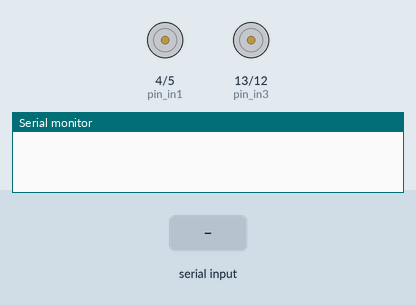
Simulated run of this sketch. Board: Arduino Uno, built with avr-gcc and run on an emulated ATmega328P. On the bench: motor-driver pin pairs drawn as motors (green arrow = first pin HIGH = forward, orange = second pin HIGH = backward, longer = more drive, scaled by the enable pin), the last lines printed to the serial monitor. The inputs (shaded band) are chosen by the test bench.

Above: at 1.2 s.
1.3 s: "30,150\n" received over Serial
2.8 s: "1\n" received over Serial
At 3.7 s:
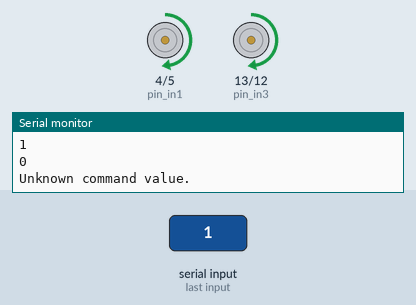
4.3 s: "2\n" received over Serial
At 4.9 s:
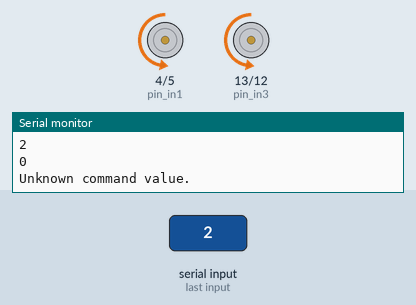
5.8 s: "3\n" received over Serial
At 7.0 s:
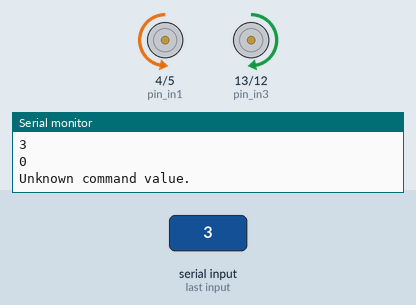
7.3 s: "4\n" received over Serial
At 8.4 s:
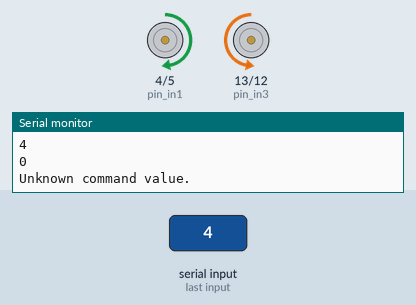
8.8 s: "200\n" received over Serial
At 9.6 s:
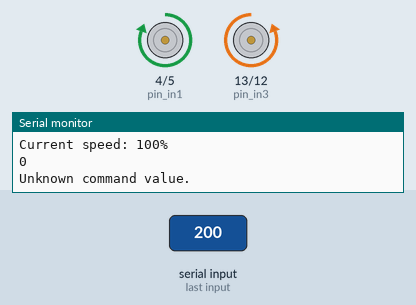
Timing chart, 0 to 11.3 s (numbered marks = the images above; inputs shaded):
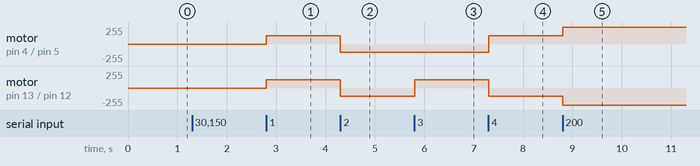

The sketch:

car_ex2.ino
```cpp
int ir_pin = A0;
int pin_in1 = 4;
int pin_in2 = 5;
int pin_in3 = 13;
int pin_in4 = 12;

int pin_ena = 3;
int pin_enb = 11;

int signal = 0;
float speed = 0;

void stop(){
  digitalWrite(pin_in1, LOW);
  digitalWrite(pin_in2, LOW);
  digitalWrite(pin_in3, LOW);
  digitalWrite(pin_in4, LOW);
}

void forward(){
  digitalWrite(pin_in1, HIGH);
  digitalWrite(pin_in2, LOW);
  digitalWrite(pin_in3, HIGH);
  digitalWrite(pin_in4, LOW);
}

void backward(){
  digitalWrite(pin_in1, LOW);
  digitalWrite(pin_in2, HIGH);
  digitalWrite(pin_in3, LOW);
  digitalWrite(pin_in4, HIGH);
}

void turnleft(){
  digitalWrite(pin_in1, LOW);
  digitalWrite(pin_in2, HIGH);
  digitalWrite(pin_in3, HIGH);
  digitalWrite(pin_in4, LOW);
}

void turnright(){
  digitalWrite(pin_in1, HIGH);
  digitalWrite(pin_in2, LOW);
  digitalWrite(pin_in3, LOW);
  digitalWrite(pin_in4, HIGH);
}

void speedup(float val){
  if(val + 25.5 <= 255){
    val += 25.5;
  }
  else{
    val = 255;
  }
  analogWrite(pin_ena, val);
  analogWrite(pin_enb, val);
  speed = val;
}

void speeddown(float val){
  if(val - 25.5 >= 0){
    val -= 25.5;
  }
  else{
    val = 0;
  }
  analogWrite(pin_ena, val);
  analogWrite(pin_enb, val);
  speed = val;
}

void setmanualspeed(float val){
  analogWrite(pin_ena, val);
  analogWrite(pin_enb, val);
  speed = val;
}


void setup() {
  Serial.begin(9600);
  Serial.setTimeout(500);
  pinMode(pin_in1, OUTPUT);
  pinMode(pin_in2, OUTPUT);
  pinMode(pin_in3, OUTPUT);
  pinMode(pin_in4, OUTPUT);
  pinMode(pin_ena, OUTPUT);
  pinMode(pin_enb, OUTPUT);
  setmanualspeed(speed);
  stop();
}

void loop() {
  signal = 0;
  if(Serial.available()){
    signal = Serial.parseInt();
    Serial.println(signal);
    if(signal == 1){
      forward();
    }
    else if(signal == 2){
      backward();
    }
    else if(signal == 3){
      turnleft();
    }
    else if(signal == 4){
      turnright();
    }
    else if(signal == 5){
      stop();
    }
    else if(signal == 6){
      speedup(speed);
      Serial.print("Current speed: ");
      Serial.print((int)((speed/255)*100));
      Serial.println("%");
    }
    else if(signal == 7){
      speeddown(speed);
      Serial.print("Current speed: ");
      Serial.print((int)((speed/255)*100));
      Serial.println("%");
    }
    else if(signal >= 100 && signal <= 200){
      setmanualspeed(map(signal, 100, 200, 0, 255));
      Serial.print("Current speed: ");
      Serial.print((int)((speed/255)*100));
      Serial.println("%");
    }
    else{
      Serial.println("Unknown command value.");
    }
  }
}
```

Measured:
- after the input at 2.8 s, motor on pin 4 (pin_in1) / pin 5 (pin_in2), motor on pin 13 (pin_in3) / pin 12 (pin_in4): stopped → forward 127/255 at once
- after the input at 4.3 s, motor on pin 4 (pin_in1) / pin 5 (pin_in2), motor on pin 13 (pin_in3) / pin 12 (pin_in4): forward 127/255 → backward 127/255 at once
- after the input at 5.8 s, motor on pin 13 (pin_in3) / pin 12 (pin_in4): backward 127/255 → forward 127/255 at once
- after the input at 7.3 s, motor on pin 4 (pin_in1) / pin 5 (pin_in2): backward 127/255 → forward 127/255 at once; motor on pin 13 (pin_in3) / pin 12 (pin_in4): forward 127/255 → backward 127/255 at once
- after the input at 8.8 s, motor on pin 4 (pin_in1) / pin 5 (pin_in2): forward 127/255 → forward 255/255 at once; motor on pin 13 (pin_in3) / pin 12 (pin_in4): backward 127/255 → backward 255/255 at once
